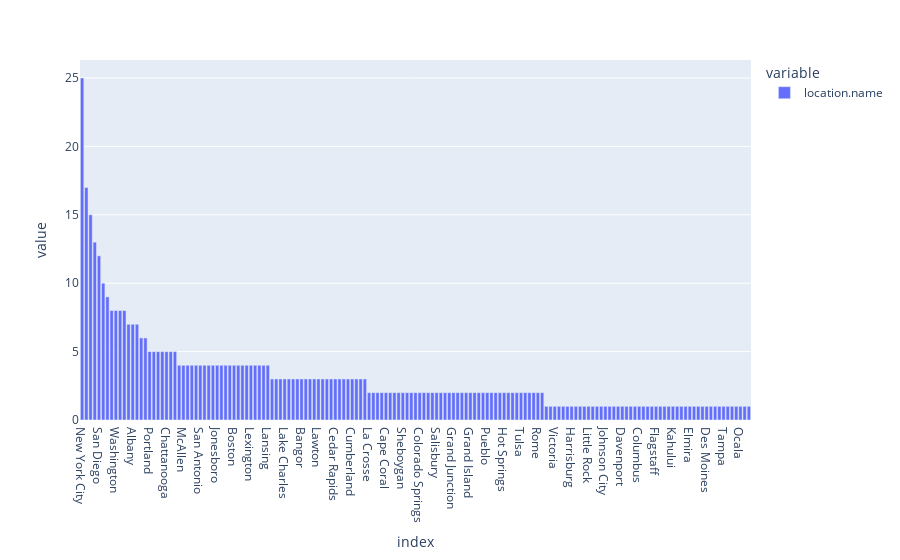

Notebook cell for this chart:
### Code cell
#phase1_df.groupby(by=['season','location.name']).mean(phase1_df['person.age'])
px.bar(phase1_df['location.name'].value_counts())

### Figure 1 — Plotly figure (JSON) as saved in the notebook; plotly's stock layout.template omitted (floating-point values rounded to 4 significant figures; data arrays with more than 128 entries replaced by an {"elided": "..."} marker saying what was removed)
{"data": [{"alignmentgroup": "True", "hovertemplate": "variable=location.name<br>index=%{x}<br>value=%{y}<extra></extra>", "legendgroup": "location.name", "marker": {"color": "#636efa", "pattern": {"shape": ""}}, "name": "location.name", "offsetgroup": "location.name", "orientation": "v", "showlegend": true, "textposition": "auto", "type": "bar", "x": {"elided": "159 str values"}, "xaxis": "x", "y": {"elided": "159 int values"}, "yaxis": "y"}], "layout": {"barmode": "relative", "legend": {"title": {"text": "variable"}, "tracegroupgap": 0}, "margin": {"t": 60}, "xaxis": {"anchor": "y", "domain": [0, 1], "title": {"text": "index"}}, "yaxis": {"anchor": "x", "domain": [0, 1], "title": {"text": "value"}}}}
